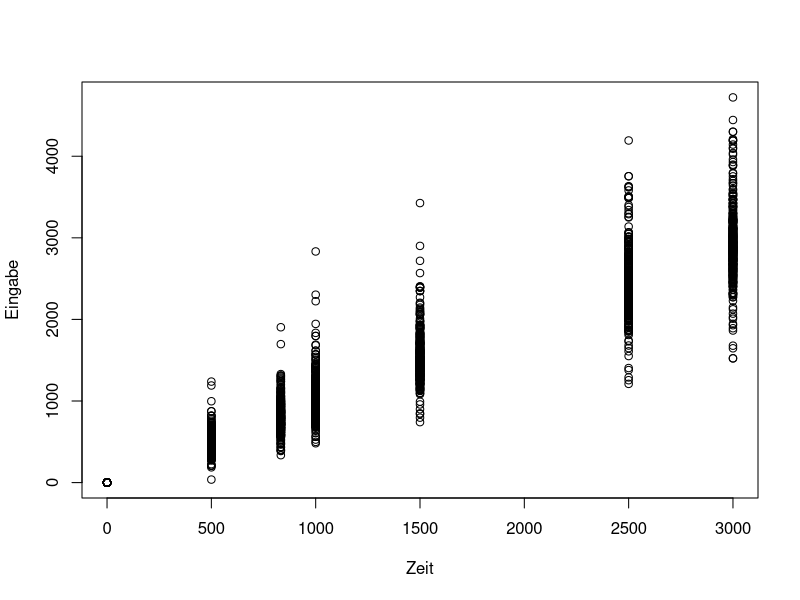
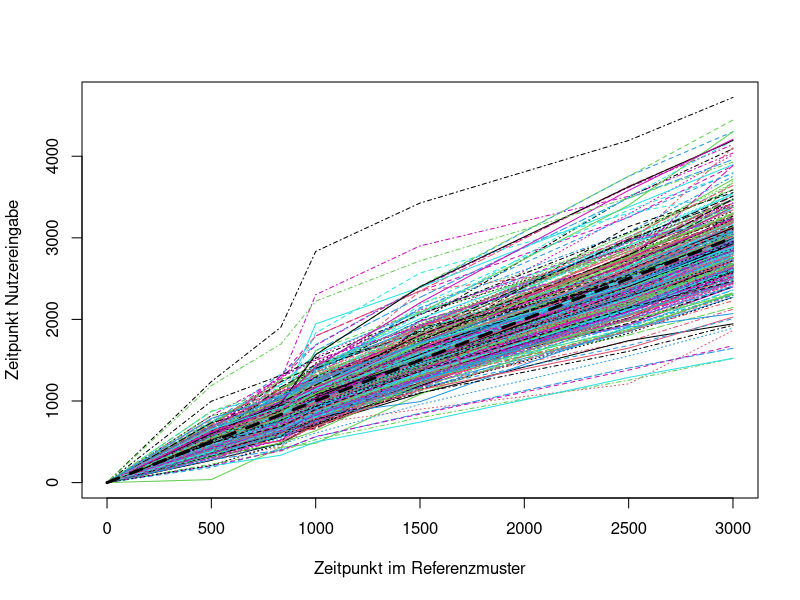
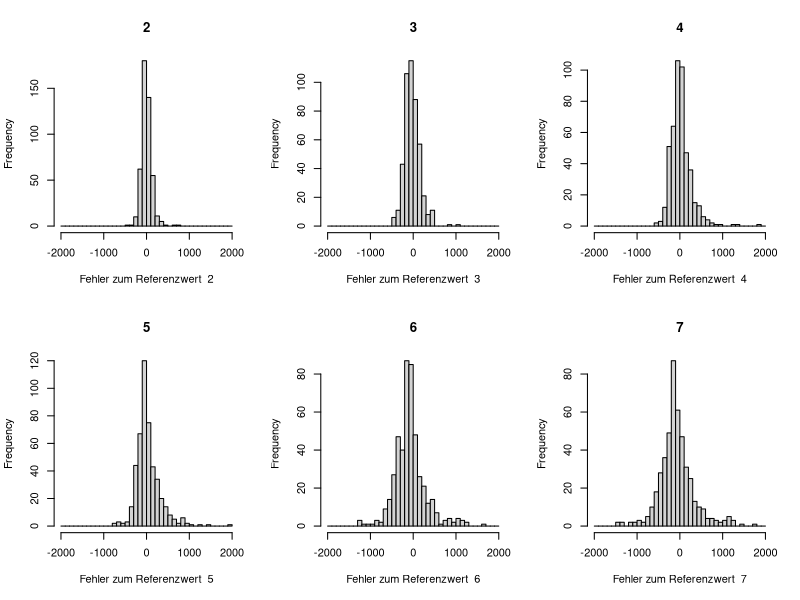
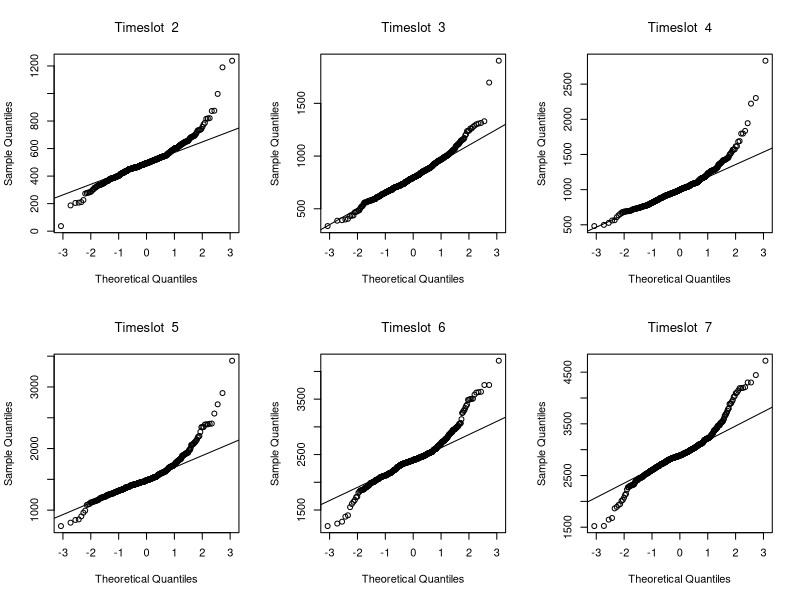
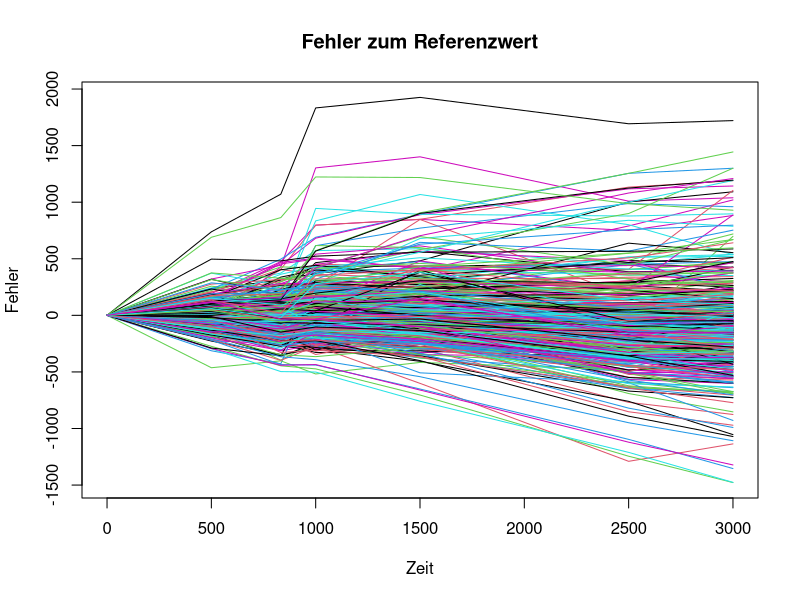
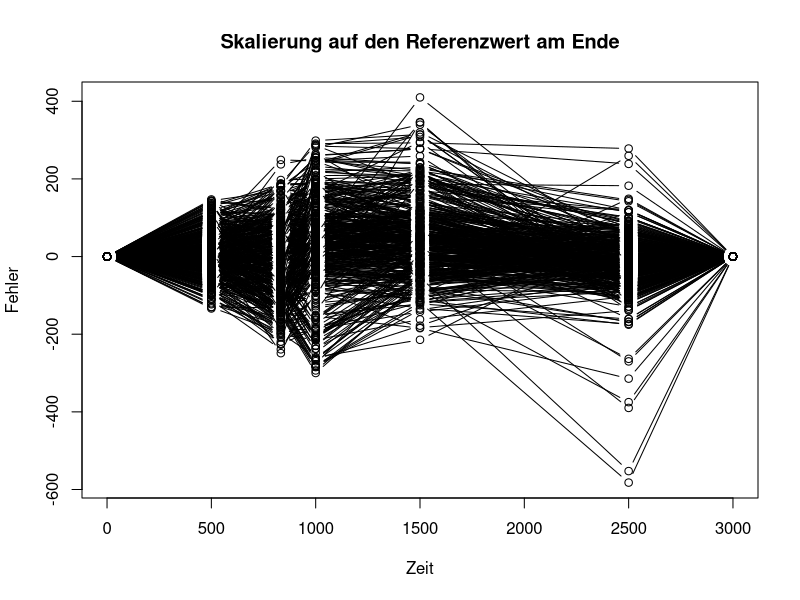
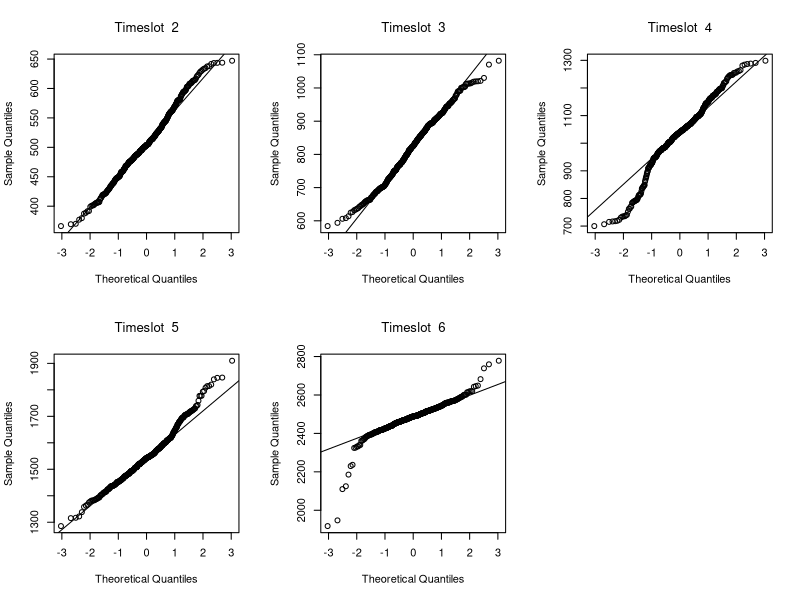
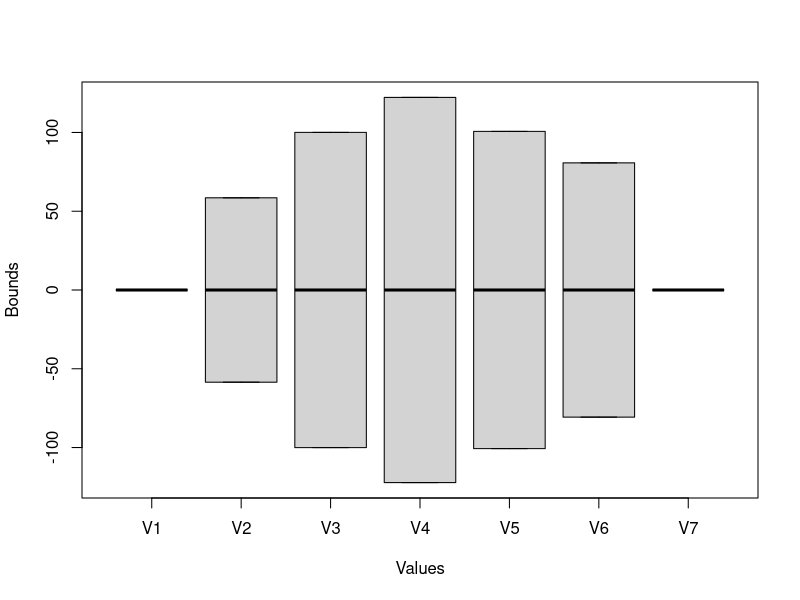

Recreate these plots in R, in order.
getwd()

orginalData = read.csv("all-data.csv", header=FALSE)

reference =  c(0,500,833,1000,1500,2500,3000)

# Abweichung zu Referenz Plot 1
r = data.frame(
	id = 1:nrow(orginalData),
	reference = rep(reference,each= nrow(orginalData)),
	input = unlist(orginalData)
);
plot(input ~ reference  ,r, 
     ylab="Eingabe",
     xlab="Zeit" )

# Abweichung zu Referenz Plot 2
r$error =r$input - r$reference
d = t(orginalData)
matplot(reference,d, type="l",
	xlab="Zeitpunkt im Referenzmuster",
	ylab="Zeitpunkt Nutzereingabe"
)
lines(reference,reference, 
	lwd=3, lty="dashed"
)

# Plot und Test auf Normalverteilung
par(mfrow=c(2,3))
for (i in 2:7) {
hist(d[i,] - reference[i],breaks=seq(-2000,2000,by=100),
	main=i,
	xlab=paste("Fehler zum Referenzwert ",i),
	xlim=c(-2000,2000)
)
}

#Keine Normalverteilung
par(mfrow=c(2,3))
dataset = t(d);
for (col in 2:7) {
qqnorm(dataset[,col], main = bquote("Timeslot " ~ .(col)))
qqline(dataset[,col])
}

# Verlauf und Abweichung über die Zeit
dcorr = d
summary(t(dcorr))

par(mfrow=c(1,1))
matplot(reference, dcorr - reference,lty=1 ,type="l",
	main="Fehler zum Referenzwert",
	ylab="Fehler",
	xlab="Zeit" 
)

#Varianz und Standardabweichung
1/apply(abs(dcorr-reference), 1, sd)
apply(abs(dcorr-reference), 1, var)

# Skalierung auf letzten Wert
for (row in 1:ncol(dcorr)) {
  linecorr = dcorr[,row] / (dcorr[7,row]/3000)
  if(all(linecorr <= reference*1.3 & linecorr >= reference*0.7))
	  dcorr[, row] = linecorr
  else
    dcorr[, row] = NA
}
dcorr = t(na.omit(t(dcorr)))

matplot(reference, dcorr - reference, pch=1, col=1,lty=1 ,type="b",
	main="Skalierung auf den Referenzwert am Ende",
	ylab="Fehler",
	xlab="Zeit"
)
#Varianz und Standardabweichung nach Skalierung
1/apply(abs(dcorr-reference), 1, sd)
apply(abs(dcorr-reference), 1, var)

#Nach Skalierung sollte es eine Normalverteilung sein
par(mfrow=c(2,3))
dataset = t(dcorr);
for (col in 2:6) {
  qqnorm(dataset[,col], main = bquote("Timeslot " ~ .(col)))
  qqline(dataset[,col])
}

###### Default Grenzen für KnockLock ableiten 
par(mfrow=c(1,1))
deviation = apply(dcorr - reference,1, sd)
deviation
#plot(reference,deviation)

bounds = cbind(+deviation, -deviation)
bounds
boxplot(t(bounds) , xlab="Values", ylab="Bounds")

sprintf("Maximale Abweichung bei normalisierten Werten (95%% Quantil): %f",2 * mean(deviation[2:6]))

nonScaledDev = apply((t(orginalData) - reference) * 2, 1, sd)
model <- lm(nonScaledDev ~ reference - 1)
plot(reference, nonScaledDev)
abline(model, col="red")
sprintf("Model zum Std-Fehler/Zeit für Skalierung: |meas_last - ref_last| <= ref_last * %f",model$coefficients[1])

###### 2. Studie

Bestanden = 1114
Zeitfehler = 189
Anzahlfehler = 466
Abweichungsfehler = 188


datatable = matrix( 
  c(Bestanden,0,0,0, 0,Zeitfehler,Anzahlfehler,Abweichungsfehler), 
  ncol=2
)
barplot(datatable,
        ylab="Anzahl",
        names.arg = c("Erfolgreich", "Fehler")
        )
text(x=1.9,y=100,labels = "Zeitfehler")     
text(x=1.9,y=500,labels = "Anzahlfehler")   
text(x=1.9,y=750,labels = "Abweichungsfehler")   
